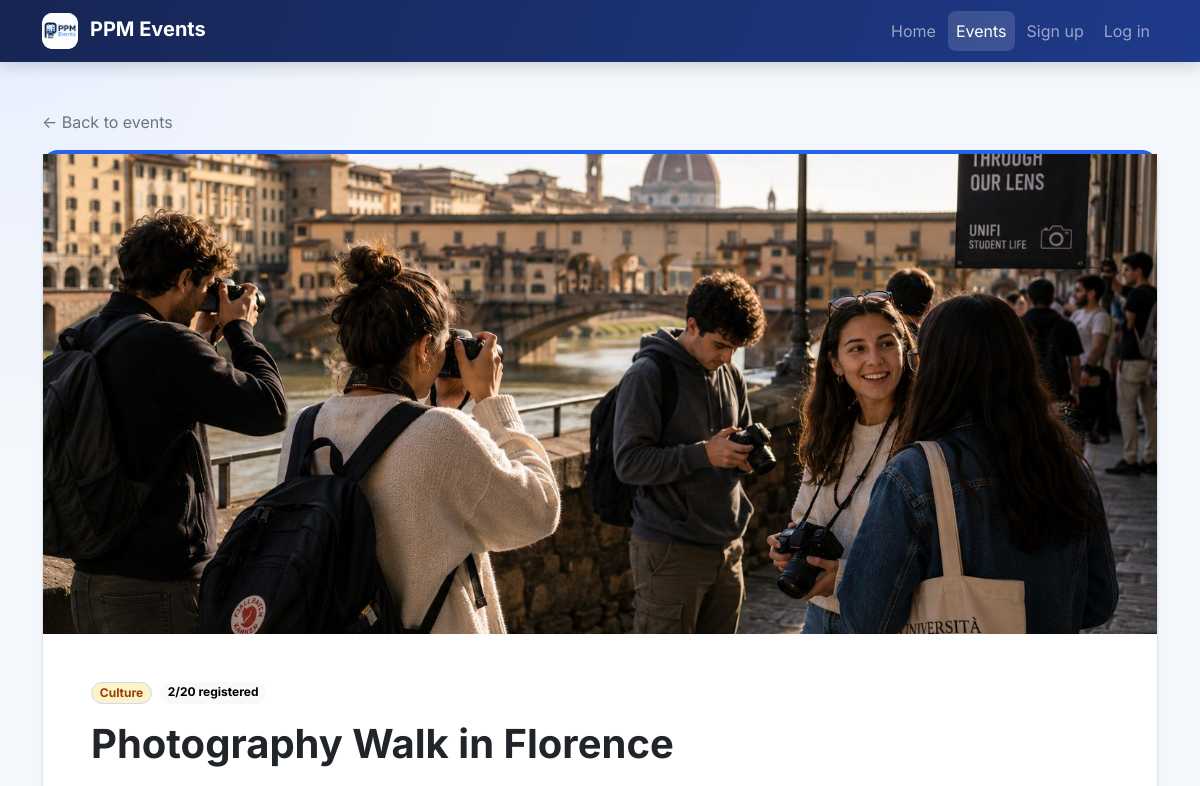
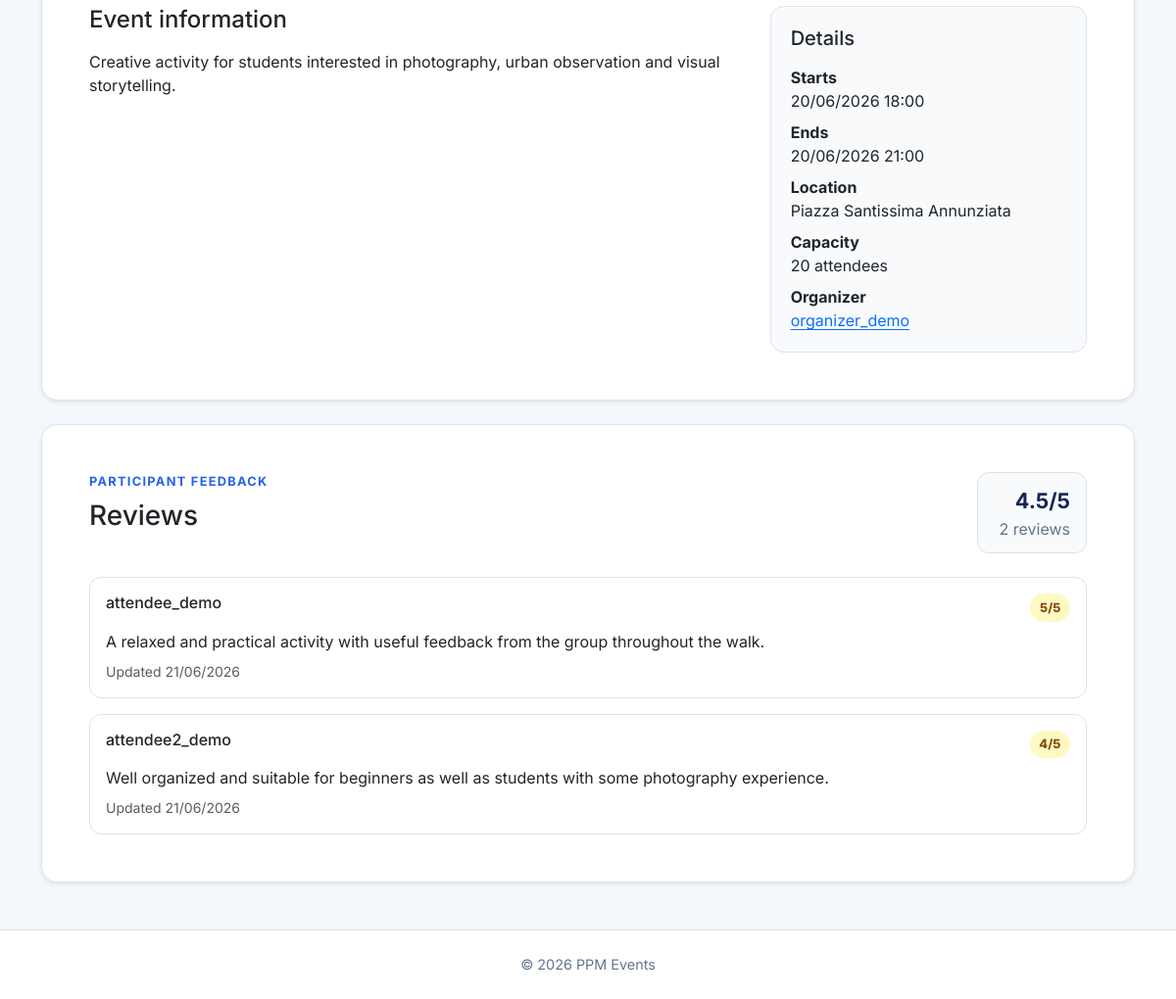
Page /events/52/ on the committed database (2 pictures, top to bottom).
### events/models.py (models this page shows, shortened)
class Event(models.Model):
    class Status(models.TextChoices):
        DRAFT = "draft", "Draft"
        PUBLISHED = "published", "Published"
        CANCELLED = "cancelled", "Cancelled"
    organizer = models.ForeignKey(
        settings.AUTH_USER_MODEL,
        on_delete=models.CASCADE,
        related_name="organized_events",
    )
    category = models.ForeignKey(
        Category,
        on_delete=models.PROTECT,
        related_name="events",
        null=True,
        blank=True,
    )
    title = models.CharField(max_length=200)
    description = models.TextField()
    image = models.ImageField(
        upload_to="event_images/%Y/%m/",
        blank=True,
        validators=[
            FileExtensionValidator(
                allowed_extensions=ALLOWED_EVENT_IMAGE_EXTENSIONS
            ),
            validate_event_image_size,
        ],
    )
    starts_at = models.DateTimeField()
    ends_at = models.DateTimeField()
    location = models.CharField(max_length=255)
    capacity = models.PositiveIntegerField(
        validators=[MinValueValidator(1)],
    )
    status = models.CharField(
        max_length=20,
        choices=Status.choices,
        default=Status.DRAFT,
    )
    created_at = models.DateTimeField(auto_now_add=True)
    updated_at = models.DateTimeField(auto_now=True)
    objects = EventQuerySet.as_manager()
    class Meta:
        ordering = ["starts_at", "title"]
        constraints = [
            models.CheckConstraint(
                condition=Q(capacity__gte=1),
                name="event_capacity_at_least_one",
            ),
            models.CheckConstraint(
                condition=Q(ends_at__gt=F("starts_at")),
                name="event_ends_after_start",
            ),
        ]
        indexes = [
            models.Index(fields=["status", "starts_at"]),
            models.Index(fields=["organizer", "starts_at"]),
        ]
    @property
    def is_public(self):
        return self.status == self.Status.PUBLISHED
    @property
    def registration_is_open(self):
        return self.is_public and self.starts_at > timezone.now()

class Category(models.Model):
    name = models.CharField(max_length=80, unique=True)
    slug = models.SlugField(max_length=80, unique=True)
    class Meta:
        ordering = ["name"]
        verbose_name_plural = "categories"

class Review(models.Model):
    event = models.ForeignKey(
        Event,
        on_delete=models.CASCADE,
        related_name="reviews",
    )
    author = models.ForeignKey(
        settings.AUTH_USER_MODEL,
        on_delete=models.CASCADE,
        related_name="event_reviews",
    )
    rating = models.PositiveSmallIntegerField(
        validators=[MinValueValidator(1)],
    )
    comment = models.TextField(max_length=1000)
    created_at = models.DateTimeField(auto_now_add=True)
    updated_at = models.DateTimeField(auto_now=True)
    class Meta:
        ordering = ["-updated_at"]
        constraints = [
            models.UniqueConstraint(
                fields=["event", "author"],
                name="unique_event_author_review",
            ),
            models.CheckConstraint(
                condition=Q(rating__gte=1, rating__lte=5),
                name="review_rating_between_one_and_five",
            ),
        ]

### events/views.py (the view, shortened to what this page needs)
# urls.py: path("events/<int:pk>/", EventDetailView.as_view(), name="detail"),
class EventDetailView(DetailView):
    model = Event
    template_name = "events/event_detail.html"
    context_object_name = "event"
    def get_queryset(self):
        return (
            Event.objects.public()
            .select_related("organizer", "category")
            .prefetch_related("reviews__author")
            .annotate(
                registration_count=Count("registrations", distinct=True),
                review_count=Count("reviews", distinct=True),
                average_rating=Avg("reviews__rating"),
            )
        )
    def get_context_data(self, **kwargs):
        context = super().get_context_data(**kwargs)
        user = self.request.user
        context["registration_is_open"] = self.object.registration_is_open
        return context

### accounts/context_processors.py (called while the page is built)
def roles(request):
    return {
        "user_is_attendee": is_attendee(request.user),
        "user_is_organizer": is_organizer(request.user),
    }

### accounts/roles.py (called while the page is built)
def get_user_roles(user):
    if not user.is_authenticated:
        return frozenset()
    if not hasattr(user, "_ppm_role_names"):
        user._ppm_role_names = frozenset(
            user.groups.values_list("name", flat=True)
        )
    return user._ppm_role_names

def user_has_role(user, role):
    return role.value in get_user_roles(user)

def is_admin(user):
    return user.is_authenticated and user.is_staff

def is_attendee(user):
    return (
        user_has_role(user, Role.ATTENDEE)
        or user_has_role(user, Role.ORGANIZER)
        or is_admin(user)
    )

def is_organizer(user):
    return user_has_role(user, Role.ORGANIZER) or is_admin(user)

### events/models.py (called while the page is built)
    def public(self):
        return self.filter(status=Event.Status.PUBLISHED)

### templates/events/event_detail.html (shortened to what this page needs)
{% extends "base.html" %}
{% block content %}
<div class="mb-3">
    <a class="link-secondary text-decoration-none" href="{% url 'events:list' %}">
        &larr; Back to events
    </a>
</div>
<article class="card event-detail-card category-accent category-{{ event.category.slug|default:'other' }} shadow-sm">
    {% if event.image %}
        <div class="event-detail-media">
            <img
                src="{{ event.image.url }}"
                alt="{{ event.title }}"
                width="1600"
                height="900"
            >
        </div>
    {% endif %}
    <div class="card-body p-4 p-lg-5">
        <div class="d-flex flex-column flex-lg-row justify-content-between gap-3 mb-4">
            <div>
                <div class="d-flex flex-wrap gap-2 mb-3">
                    {% if event.category %}
                        <span class="badge rounded-pill category-badge">
                            {{ event.category.name }}
                        </span>
                    {% endif %}
                    <span class="badge rounded-pill {% if event.registration_count >= event.capacity %}text-bg-warning{% else %}text-bg-light{% endif %}">
                        {{ event.registration_count }}/{{ event.capacity }}
                        registered
                    </span>
                </div>
                <h1 class="display-6 fw-bold mb-0">{{ event.title }}</h1>
            </div>
        </div>
        <div class="row g-4">
            <div class="col-lg-8">
                <h2 class="h4 mb-3">Event information</h2>
                <div class="event-description">
                    {{ event.description|linebreaks }}
                </div>
            </div>
            <div class="col-lg-4">
                <aside class="info-panel event-details-panel">
                    <h2 class="h5 mb-3">Details</h2>
                    <dl class="mb-0">
                        <dt>Starts</dt>
                        <dd>{{ event.starts_at|date:"d/m/Y H:i" }}</dd>
                        <dt>Ends</dt>
                        <dd>{{ event.ends_at|date:"d/m/Y H:i" }}</dd>
                        <dt>Location</dt>
                        <dd>{{ event.location }}</dd>
                        <dt>Capacity</dt>
                        <dd>{{ event.capacity }} attendees</dd>
                        <dt>Organizer</dt>
                        <dd>
                            <a href="{% url 'events:organizer_history' event.organizer_id %}">
                                {{ event.organizer.get_username }}
                            </a>
                        </dd>
                    </dl>
                </aside>
            </div>
        </div>
    </div>
</article>
<section class="card shadow-sm mt-4" aria-labelledby="reviews-heading">
    <div class="card-body p-4 p-lg-5">
        <div class="d-flex flex-column flex-sm-row justify-content-between gap-2 mb-4">
            <div>
                <p class="page-kicker mb-2">Participant feedback</p>
                <h2 class="h3 mb-0" id="reviews-heading">Reviews</h2>
            </div>
            <div class="review-summary">
                {% if event.review_count %}
                    <strong>{{ event.average_rating|floatformat:"1u" }}/5</strong>
                    <span>
                        {{ event.review_count }} review{{ event.review_count|pluralize }}
                    </span>
                {% else %}
                    <span>No ratings yet</span>
                {% endif %}
            </div>
        </div>
        {% if event.reviews.all %}
            <div class="vstack gap-3">
                {% for review in event.reviews.all %}
                    <article class="review-item">
                        <div class="d-flex flex-wrap justify-content-between gap-2 mb-2">
                            <h3 class="h6 mb-0">{{ review.author.get_username }}</h3>
                            <span class="review-rating">{{ review.rating }}/5</span>
                        </div>
                        <p class="mb-2">{{ review.comment }}</p>
                        <p class="small text-body-secondary mb-0">
                            Updated {{ review.updated_at|date:"d/m/Y" }}
                        </p>
                    </article>
                {% endfor %}
            </div>
        {% else %}
            <p class="text-body-secondary mb-0">
                No participant reviews have been published yet.
            </p>
        {% endif %}
    </div>
</section>
{% endblock %}

### static/css/styles.css (style rules this page uses)
:root { --ppm-navy: #172554; --ppm-blue: #2563eb; --ppm-blue-dark: #1d4ed8; --ppm-surface: #ffffff; --ppm-background: #f4f7fb; --ppm-border: #dce3ed; --ppm-muted: #64748b; }
html { scroll-behavior: smooth; }
body { min-height: 100vh; display: flex; flex-direction: column; color: #1e293b; font-family: "Inter", system-ui, -apple-system, BlinkMacSystemFont, "Segoe UI", sans-serif; background: radial-gradient(circle at top left, #e8efff 0, transparent 28rem), var(--ppm-background); }
a { text-underline-offset: 0.18em; }
.page-kicker { color: var(--ppm-blue); font-size: 0.8rem; font-weight: 700; letter-spacing: 0.1em; text-transform: uppercase; }
.card { border-color: var(--ppm-border); border-radius: 1rem; }
.category-accent { --category-color: #64748b; --category-soft: #f1f5f9; --category-text: #334155; }
.category-culture { --category-color: #d97706; --category-soft: #fef3c7; --category-text: #92400e; }
.event-card-media, .event-detail-media { overflow: hidden; background: #e2e8f0; aspect-ratio: 16 / 9; }
.event-detail-media { height: clamp(20rem, 40vw, 32rem); aspect-ratio: auto; }
.event-card-media img, .event-detail-media img { width: 100%; height: 100%; object-fit: cover; }
.category-badge { color: var(--category-text); background: var(--category-soft); border: 1px solid color-mix(in srgb, var(--category-color) 24%, white); }
.review-item { padding: 1rem; border: 1px solid var(--bs-border-color); border-radius: 0.75rem; background: var(--bs-body-bg); }
.review-summary { display: flex; min-width: 7rem; padding: 0.75rem 1rem; flex-direction: column; align-items: flex-end; color: var(--ppm-muted); background: #f8fafc; border: 1px solid var(--ppm-border); border-radius: 0.75rem; }
.review-summary strong { color: var(--ppm-navy); font-size: 1.35rem; }
.review-rating { padding: 0.3rem 0.6rem; color: #854d0e; font-size: 0.8rem; font-weight: 800; background: #fef9c3; border-radius: 999px; }
.info-panel { padding: 1.25rem; background: #f8fafc; border: 1px solid var(--ppm-border); border-radius: 0.85rem; }
.info-panel dd:last-child { margin-bottom: 0; }
.event-details-panel { position: sticky; top: 6rem; }
.event-detail-card { --category-color: var(--ppm-blue); border-top: 0.3rem solid var(--category-color); }

### rows in the picture
Event: image (picture), category.name "Culture", registration_count "2", capacity "20", title "Photography Walk in Florence", description "Creative activity for students interested in photography, urban observation and visual storytelling.", starts_at "20/06/2026 18:00", ends_at "20/06/2026 21:00", location "Piazza Santissima Annunziata", organizer.get_username "organizer_demo", average_rating "4.5", review_count "2"
Review: author.get_username "attendee_demo", rating "5", comment "A relaxed and practical activity with useful feedback from the group throughout the walk.", updated_at "21/06/2026"
Review: author.get_username "attendee2_demo", rating "4", comment "Well organized and suitable for beginners as well as students with some photography experience.", updated_at "21/06/2026"
